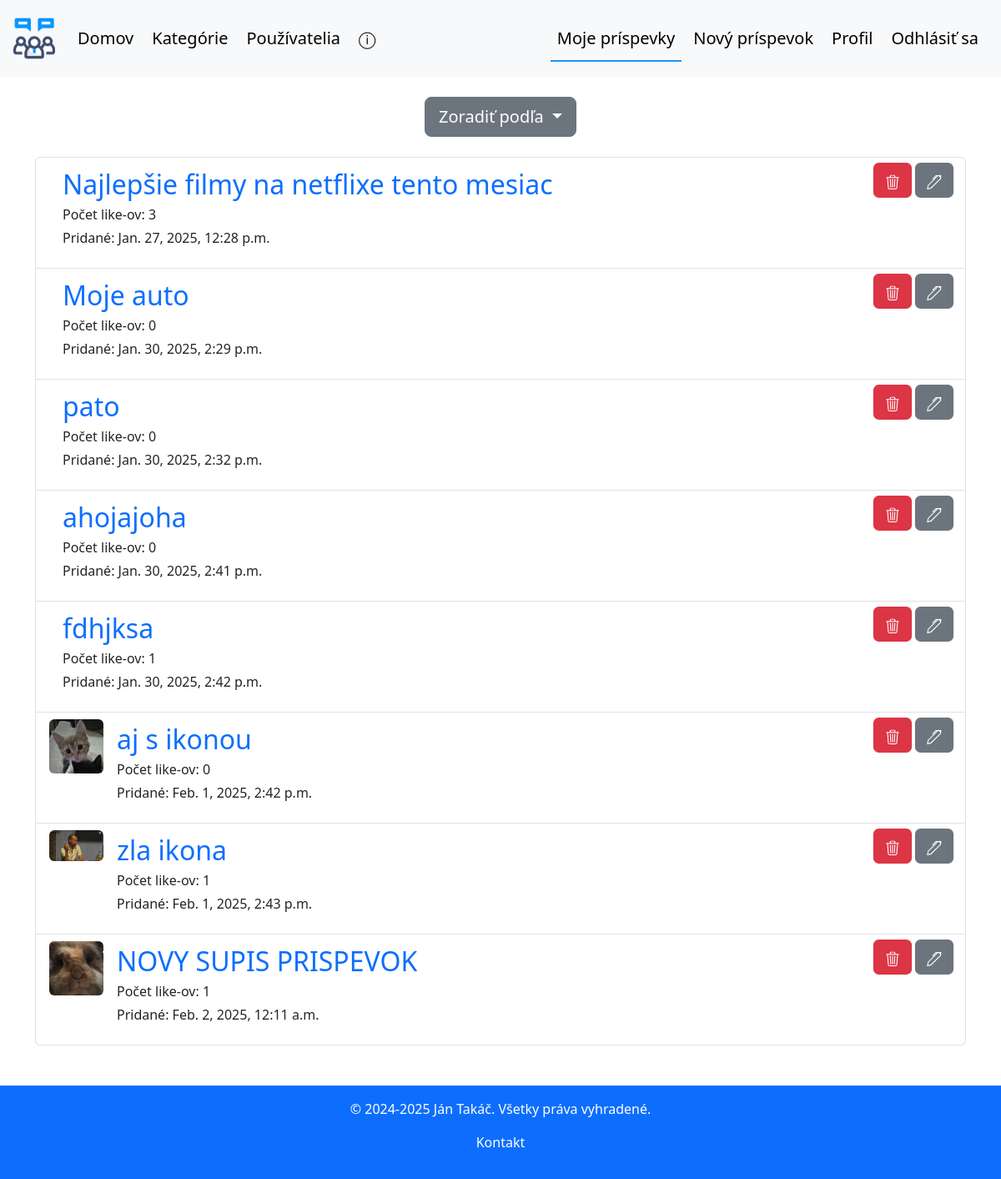
The app's page /my-posts/ (signed in), older data.
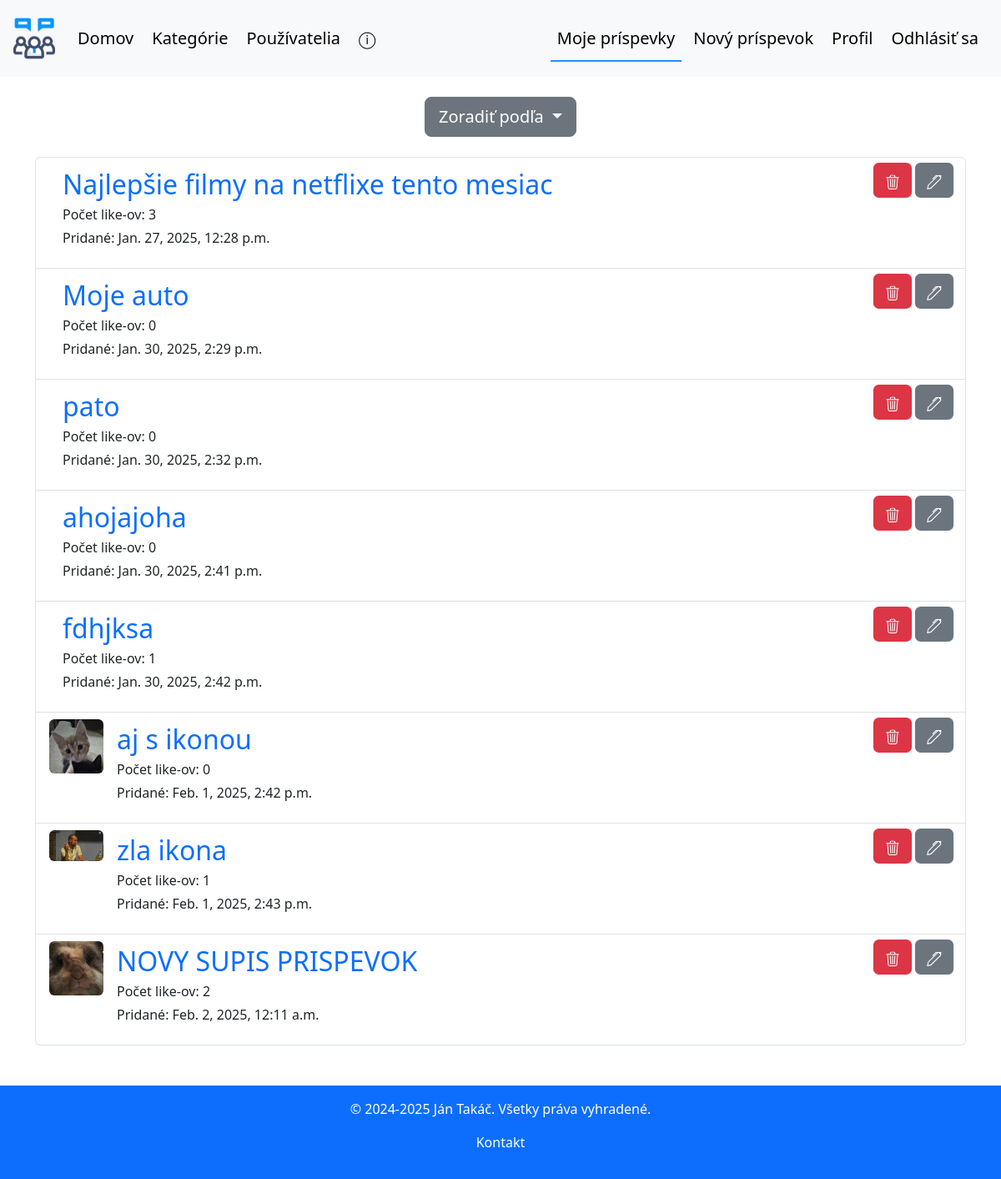
The same page, newer data.
### forum/models.py (models this page shows, shortened)
class Post(models.Model):
    title = models.CharField(max_length=255)
    created_at = models.DateTimeField(auto_now_add=True)
    created_by = models.ForeignKey(User, on_delete=models.CASCADE)
    like_count = models.PositiveIntegerField(default=0)
    content = models.TextField()
    category = models.CharField(max_length=50, default='other', null=False, blank=True)
    icon = models.ImageField(upload_to='post_pics', null=True, blank=True)
    def get_absolute_url(self):
        return reverse('forum:post_detail', args=[str(self.id)])

### forum/views.py (the view)
# urls.py: path('my-posts/', views.my_posts_view, name='my_posts'),
@login_required
def my_posts_view(request):
    posts = Post.objects.filter(created_by_id=request.user.id)
    return render(request, 'forum/my_posts.html', {'posts': posts})

### forum/templates/forum/my_posts.html (shortened to what this page needs)
{% extends 'forum/base.html' %}
{% block my_posts_active %}active{% endblock %}
{% block content %}
<div class="d-flex justify-content-center mt-4">
    <div class="dropdown">
        <button class="btn btn-lg btn-secondary dropdown-toggle" type="button" data-bs-toggle="dropdown" aria-expanded="false">
            Zoradiť podľa
        </button>
    </div>
</div>
<div id="my-posts-list">
    {% include 'forum/partials/my_posts_list.html' with posts_profiles=posts_profiles %}
</div>
{% endblock %}

### forum/templates/forum/partials/my_posts_list.html (shortened to what this page needs)
<div class="container">
    <div class="mt-4 my-5">
        <div class="list-group">
            {% if posts %}
                {% for post in posts %}
                    <li class="list-group-item list-group-item-action position-relative">
                        <div class="d-flex align-items-start h-100">
                            {% if post.icon %}
                                <div class="flex-shrink-0">
                                    <img src="{{ post.icon.url }}"
                                         width="65"
                                         alt="post_icon"
                                         class="h-auto rounded">
                                </div>
                            {% endif %}
                            <div class="flex-grow-1 ms-3 overflow-hidden">
                                <a href="{{ post.get_absolute_url }}" class="fs-2 text-decoration-none">{{ post.title }}</a>
                                <p class="mb-1">Počet like-ov: {{ post.like_count }}</p>
                                <p>Pridané: {{ post.created_at }}</p>
                            </div>
                            <div class="d-flex gap-2 ms-2">
                                <button type="button" class="btn btn-danger"
                                        hx-trigger="click"
                                        hx-post="{% url 'forum:delete_my_post' %}"
                                        hx-target="#my-posts-list"
                                        hx-vals='{"post_id": "{{ post.id }}"}'
                                        hx-headers='{"X-CSRFToken": "{{ csrf_token }}"}'>
                                </button>
                                <button class="btn btn-secondary" data-id-comment="{{ comment.id }}" data-comment-content="{{ comment.content }}">
                                </button>
                            </div>
                        </div>
                    </li>
                {% endfor %}
            {% else %}
                <p>Žiaden príspevok nespadá do vybratej kategórie</p>
            {% endif %}
        </div>
    </div>
</div>

Row changes from the older to the newer data that the page shows:
changed Post "NOVY SUPIS PRISPEVOK": like_count "1" → "2"
